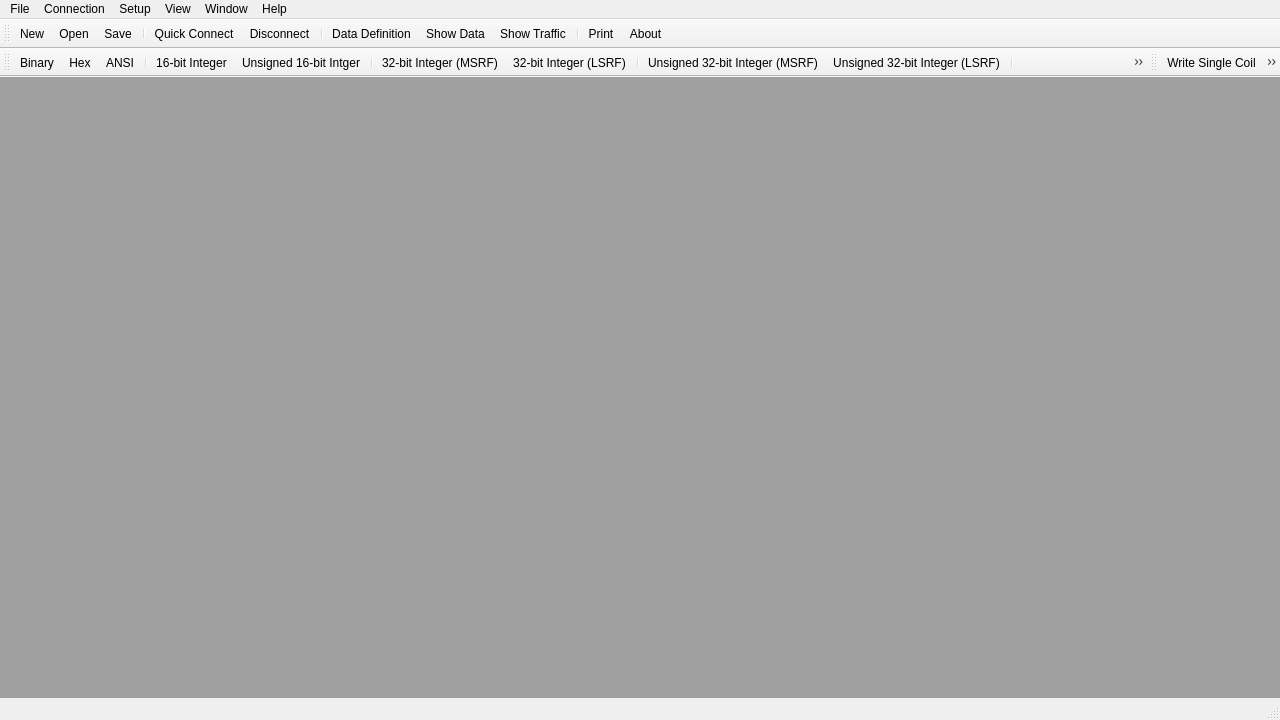
<?xml version="1.0" encoding="UTF-8"?>
<ui version="4.0">
 <class>MainWindow</class>
 <widget class="QMainWindow" name="MainWindow">
  <property name="geometry">
   <rect>
    <x>0</x>
    <y>0</y>
    <width>1280</width>
    <height>720</height>
   </rect>
  </property>
  <property name="windowTitle">
   <string>Open ModScan</string>
  </property>
  <property name="windowIcon">
   <iconset resource="../app/resources.qrc">
    <normaloff>:/res/omodscan.png</normaloff>:/res/omodscan.png</iconset>
  </property>
  <widget class="QWidget" name="centralwidget">
   <layout class="QHBoxLayout" name="horizontalLayout">
    <property name="leftMargin">
     <number>0</number>
    </property>
    <property name="topMargin">
     <number>0</number>
    </property>
    <property name="rightMargin">
     <number>0</number>
    </property>
    <property name="bottomMargin">
     <number>0</number>
    </property>
    <item>
     <widget class="QMdiArea" name="mdiArea">
      <property name="tabsClosable">
       <bool>true</bool>
      </property>
      <property name="tabsMovable">
       <bool>true</bool>
      </property>
     </widget>
    </item>
   </layout>
  </widget>
  <widget class="QMenuBar" name="menubar">
   <property name="geometry">
    <rect>
     <x>0</x>
     <y>0</y>
     <width>1280</width>
     <height>21</height>
    </rect>
   </property>
   <widget class="QMenu" name="menuFile">
    <property name="title">
     <string>File</string>
    </property>
    <addaction name="actionNew"/>
    <addaction name="actionOpen"/>
    <addaction name="actionMbmapLibrary"/>
    <addaction name="actionClose"/>
    <addaction name="actionCloseAll"/>
    <addaction name="actionSave"/>
    <addaction name="actionSaveAs"/>
    <addaction name="separator"/>
    <addaction name="actionPrint"/>
    <addaction name="actionPrintSetup"/>
    <addaction name="separator"/>
    <addaction name="actionRecentFile"/>
    <addaction name="separator"/>
    <addaction name="actionExit"/>
   </widget>
   <widget class="QMenu" name="menuConnection">
    <property name="title">
     <string>Connection</string>
    </property>
    <widget class="QMenu" name="menuAutoStart">
     <property name="title">
      <string>Auto-Start</string>
     </property>
     <addaction name="actionEnable"/>
     <addaction name="actionDisable"/>
     <addaction name="separator"/>
     <addaction name="actionSaveConfig"/>
     <addaction name="actionRestoreNow"/>
    </widget>
    <addaction name="actionConnect"/>
    <addaction name="actionDisconnect"/>
    <addaction name="separator"/>
    <addaction name="menuAutoStart"/>
    <addaction name="actionQuickConnect"/>
    <addaction name="separator"/>
    <addaction name="actionModbusScanner"/>
   </widget>
   <widget class="QMenu" name="menuSetup">
    <property name="title">
     <string>Setup</string>
    </property>
    <widget class="QMenu" name="menuDisplayOptions">
     <property name="title">
      <string>Display Options</string>
     </property>
     <addaction name="actionShowData"/>
     <addaction name="actionShowTraffic"/>
     <addaction name="separator"/>
     <addaction name="actionBinary"/>
     <addaction name="actionHex"/>
     <addaction name="actionAnsi"/>
     <addaction name="actionInt16"/>
     <addaction name="actionUInt16"/>
     <addaction name="actionInt32"/>
     <addaction name="actionSwappedInt32"/>
     <addaction name="actionUInt32"/>
     <addaction name="actionSwappedUInt32"/>
     <addaction name="actionInt64"/>
     <addaction name="actionSwappedInt64"/>
     <addaction name="actionUInt64"/>
     <addaction name="actionSwappedUInt64"/>
     <addaction name="actionFloatingPt"/>
     <addaction name="actionSwappedFP"/>
     <addaction name="actionDblFloat"/>
     <addaction name="actionSwappedDbl"/>
     <addaction name="separator"/>
     <addaction name="actionSwapBytes"/>
    </widget>
    <widget class="QMenu" name="menuExtended">
     <property name="title">
      <string>Extended</string>
     </property>
     <addaction name="actionWriteSingleCoil"/>
     <addaction name="actionWriteHoldingRegister"/>
     <addaction name="actionForceCoils"/>
     <addaction name="actionPresetRegs"/>
     <addaction name="actionMaskWrite"/>
     <addaction name="actionUserMsg"/>
     <addaction name="separator"/>
     <addaction name="actionMsgParser"/>
     <addaction name="actionAddressScan"/>
    </widget>
    <addaction name="actionDataDefinition"/>
    <addaction name="menuDisplayOptions"/>
    <addaction name="menuExtended"/>
    <addaction name="separator"/>
    <addaction name="actionTextCapture"/>
    <addaction name="actionCaptureOff"/>
    <addaction name="separator"/>
    <addaction name="actionResetCtrs"/>
   </widget>
   <widget class="QMenu" name="menuView">
    <property name="title">
     <string>View</string>
    </property>
    <widget class="QMenu" name="menuConfig">
     <property name="title">
      <string>Config</string>
     </property>
     <widget class="QMenu" name="menuColors">
      <property name="title">
       <string>Colors</string>
      </property>
      <addaction name="actionBackground"/>
      <addaction name="actionForeground"/>
      <addaction name="actionStatus"/>
     </widget>
     <addaction name="menuColors"/>
     <addaction name="actionFont"/>
    </widget>
    <widget class="QMenu" name="menuLanguage">
     <property name="title">
      <string>Language</string>
     </property>
     <addaction name="actionEnglish"/>
     <addaction name="actionRussian"/>
     <addaction name="actionItalian"/>
     <addaction name="actionChineseCN"/>
     <addaction name="actionChineseTW"/>
    </widget>
    <addaction name="actionTabbedView"/>
    <addaction name="separator"/>
    <addaction name="actionToolbar"/>
    <addaction name="actionStatusBar"/>
    <addaction name="actionDisplayBar"/>
    <addaction name="actionWriteBar"/>
    <addaction name="separator"/>
    <addaction name="menuConfig"/>
    <addaction name="menuLanguage"/>
   </widget>
   <widget class="QMenu" name="menuWindow">
    <property name="title">
     <string>Window</string>
    </property>
    <addaction name="actionCascade"/>
    <addaction name="actionTile"/>
    <addaction name="separator"/>
    <addaction name="actionWindows"/>
   </widget>
   <widget class="QMenu" name="menuHelp">
    <property name="title">
     <string>Help</string>
    </property>
    <addaction name="actionAbout"/>
   </widget>
   <addaction name="menuFile"/>
   <addaction name="menuConnection"/>
   <addaction name="menuSetup"/>
   <addaction name="menuView"/>
   <addaction name="menuWindow"/>
   <addaction name="menuHelp"/>
  </widget>
  <widget class="QStatusBar" name="statusbar"/>
  <widget class="QToolBar" name="toolBarMain">
   <property name="windowTitle">
    <string>Main Bar</string>
   </property>
   <property name="iconSize">
    <size>
     <width>24</width>
     <height>24</height>
    </size>
   </property>
   <property name="toolButtonStyle">
    <enum>Qt::ToolButtonStyle::ToolButtonIconOnly</enum>
   </property>
   <attribute name="toolBarArea">
    <enum>TopToolBarArea</enum>
   </attribute>
   <attribute name="toolBarBreak">
    <bool>false</bool>
   </attribute>
   <addaction name="actionNew"/>
   <addaction name="actionOpen"/>
   <addaction name="actionSave"/>
   <addaction name="separator"/>
   <addaction name="actionQuickConnect"/>
   <addaction name="actionDisconnect"/>
   <addaction name="separator"/>
   <addaction name="actionDataDefinition"/>
   <addaction name="actionShowData"/>
   <addaction name="actionShowTraffic"/>
   <addaction name="separator"/>
   <addaction name="actionPrint"/>
   <addaction name="actionAbout"/>
  </widget>
  <widget class="QToolBar" name="toolBarDisplay">
   <property name="windowTitle">
    <string>Display Bar</string>
   </property>
   <property name="iconSize">
    <size>
     <width>24</width>
     <height>24</height>
    </size>
   </property>
   <attribute name="toolBarArea">
    <enum>TopToolBarArea</enum>
   </attribute>
   <attribute name="toolBarBreak">
    <bool>true</bool>
   </attribute>
   <addaction name="actionBinary"/>
   <addaction name="actionHex"/>
   <addaction name="actionAnsi"/>
   <addaction name="separator"/>
   <addaction name="actionInt16"/>
   <addaction name="actionUInt16"/>
   <addaction name="separator"/>
   <addaction name="actionInt32"/>
   <addaction name="actionSwappedInt32"/>
   <addaction name="separator"/>
   <addaction name="actionUInt32"/>
   <addaction name="actionSwappedUInt32"/>
   <addaction name="separator"/>
   <addaction name="actionInt64"/>
   <addaction name="actionSwappedInt64"/>
   <addaction name="separator"/>
   <addaction name="actionUInt64"/>
   <addaction name="actionSwappedUInt64"/>
   <addaction name="separator"/>
   <addaction name="actionFloatingPt"/>
   <addaction name="actionSwappedFP"/>
   <addaction name="separator"/>
   <addaction name="actionDblFloat"/>
   <addaction name="actionSwappedDbl"/>
   <addaction name="separator"/>
   <addaction name="actionSwapBytes"/>
  </widget>
  <widget class="QToolBar" name="toolBarWrite">
   <property name="windowTitle">
    <string>Write Bar</string>
   </property>
   <attribute name="toolBarArea">
    <enum>TopToolBarArea</enum>
   </attribute>
   <attribute name="toolBarBreak">
    <bool>false</bool>
   </attribute>
   <addaction name="actionWriteSingleCoil"/>
   <addaction name="actionWriteHoldingRegister"/>
   <addaction name="actionForceCoils"/>
   <addaction name="actionPresetRegs"/>
   <addaction name="actionMaskWrite"/>
   <addaction name="separator"/>
   <addaction name="actionUserMsg"/>
  </widget>
  <action name="actionNew">
   <property name="icon">
    <iconset resource="../app/resources.qrc">
     <normaloff>:/res/actionNew.png</normaloff>:/res/actionNew.png</iconset>
   </property>
   <property name="text">
    <string>New</string>
   </property>
   <property name="shortcut">
    <string notr="true">Ctrl+N</string>
   </property>
  </action>
  <action name="actionOpen">
   <property name="icon">
    <iconset resource="../app/resources.qrc">
     <normaloff>:/res/actionOpen.png</normaloff>:/res/actionOpen.png</iconset>
   </property>
   <property name="text">
    <string>Open...</string>
   </property>
   <property name="shortcut">
    <string notr="true">Ctrl+O</string>
   </property>
  </action>
  <action name="actionMbmapLibrary">
   <property name="text">
    <string>Device Map Library...</string>
   </property>
   <property name="toolTip">
    <string>Open a device map from the mbmap-library</string>
   </property>
  </action>
  <action name="actionClose">
   <property name="text">
    <string>Close</string>
   </property>
  </action>
  <action name="actionSave">
   <property name="icon">
    <iconset resource="../app/resources.qrc">
     <normaloff>:/res/actionSaveAs.png</normaloff>:/res/actionSaveAs.png</iconset>
   </property>
   <property name="text">
    <string>Save</string>
   </property>
   <property name="shortcut">
    <string notr="true">Ctrl+S</string>
   </property>
  </action>
  <action name="actionSaveAs">
   <property name="text">
    <string>Save As...</string>
   </property>
  </action>
  <action name="actionPrint">
   <property name="icon">
    <iconset resource="../app/resources.qrc">
     <normaloff>:/res/actionPrint.png</normaloff>:/res/actionPrint.png</iconset>
   </property>
   <property name="text">
    <string>Print...</string>
   </property>
   <property name="shortcut">
    <string notr="true">Ctrl+P</string>
   </property>
  </action>
  <action name="actionPrintSetup">
   <property name="text">
    <string>Print Setup...</string>
   </property>
  </action>
  <action name="actionRecentFile">
   <property name="text">
    <string>Recent File</string>
   </property>
  </action>
  <action name="actionExit">
   <property name="text">
    <string>Exit</string>
   </property>
  </action>
  <action name="actionConnect">
   <property name="text">
    <string>Connect</string>
   </property>
   <property name="shortcut">
    <string notr="true">F5</string>
   </property>
  </action>
  <action name="actionDisconnect">
   <property name="icon">
    <iconset resource="../app/resources.qrc">
     <normaloff>:/res/actionDisconnect.png</normaloff>:/res/actionDisconnect.png</iconset>
   </property>
   <property name="text">
    <string>Disconnect</string>
   </property>
   <property name="shortcut">
    <string notr="true">F6</string>
   </property>
  </action>
  <action name="actionEnable">
   <property name="text">
    <string>Enable</string>
   </property>
  </action>
  <action name="actionDisable">
   <property name="text">
    <string>Disable</string>
   </property>
  </action>
  <action name="actionSaveConfig">
   <property name="text">
    <string>Save Config</string>
   </property>
  </action>
  <action name="actionRestoreNow">
   <property name="text">
    <string>Restore Now</string>
   </property>
  </action>
  <action name="actionQuickConnect">
   <property name="icon">
    <iconset resource="../app/resources.qrc">
     <normaloff>:/res/actionConnect.png</normaloff>:/res/actionConnect.png</iconset>
   </property>
   <property name="text">
    <string>Quick Connect</string>
   </property>
  </action>
  <action name="actionDataDefinition">
   <property name="icon">
    <iconset resource="../app/resources.qrc">
     <normaloff>:/res/actionDefineData.png</normaloff>:/res/actionDefineData.png</iconset>
   </property>
   <property name="text">
    <string>Data Definition</string>
   </property>
  </action>
  <action name="actionShowData">
   <property name="checkable">
    <bool>true</bool>
   </property>
   <property name="icon">
    <iconset resource="../app/resources.qrc">
     <normaloff>:/res/actionShowData.png</normaloff>:/res/actionShowData.png</iconset>
   </property>
   <property name="text">
    <string>Show Data</string>
   </property>
  </action>
  <action name="actionShowTraffic">
   <property name="checkable">
    <bool>true</bool>
   </property>
   <property name="icon">
    <iconset resource="../app/resources.qrc">
     <normaloff>:/res/actionShowTraffic.png</normaloff>:/res/actionShowTraffic.png</iconset>
   </property>
   <property name="text">
    <string>Show Traffic</string>
   </property>
  </action>
  <action name="actionBinary">
   <property name="checkable">
    <bool>true</bool>
   </property>
   <property name="icon">
    <iconset resource="../app/resources.qrc">
     <normaloff>:/res/actionBinary.png</normaloff>:/res/actionBinary.png</iconset>
   </property>
   <property name="text">
    <string>Binary</string>
   </property>
   <property name="shortcut">
    <string notr="true">Ctrl+1</string>
   </property>
  </action>
  <action name="actionHex">
   <property name="checkable">
    <bool>true</bool>
   </property>
   <property name="icon">
    <iconset resource="../app/resources.qrc">
     <normaloff>:/res/actionHex.png</normaloff>:/res/actionHex.png</iconset>
   </property>
   <property name="text">
    <string>Hex</string>
   </property>
   <property name="shortcut">
    <string notr="true">Ctrl+2</string>
   </property>
  </action>
  <action name="actionUInt16">
   <property name="checkable">
    <bool>true</bool>
   </property>
   <property name="icon">
    <iconset resource="../app/resources.qrc">
     <normaloff>:/res/actionUInt16.png</normaloff>:/res/actionUInt16.png</iconset>
   </property>
   <property name="text">
    <string>Unsigned 16-bit Intger</string>
   </property>
   <property name="shortcut">
    <string notr="true">Ctrl+5</string>
   </property>
  </action>
  <action name="actionInt16">
   <property name="checkable">
    <bool>true</bool>
   </property>
   <property name="icon">
    <iconset resource="../app/resources.qrc">
     <normaloff>:/res/actionInt16.png</normaloff>:/res/actionInt16.png</iconset>
   </property>
   <property name="text">
    <string>16-bit Integer</string>
   </property>
   <property name="shortcut">
    <string notr="true">Ctrl+4</string>
   </property>
  </action>
  <action name="actionFloatingPt">
   <property name="checkable">
    <bool>true</bool>
   </property>
   <property name="icon">
    <iconset resource="../app/resources.qrc">
     <normaloff>:/res/actionFloatingPt.png</normaloff>:/res/actionFloatingPt.png</iconset>
   </property>
   <property name="text">
    <string>Float (MSRF)</string>
   </property>
   <property name="toolTip">
    <string>Float (MSRF)</string>
   </property>
   <property name="shortcut">
    <string notr="true">Ctrl+0</string>
   </property>
  </action>
  <action name="actionSwappedFP">
   <property name="checkable">
    <bool>true</bool>
   </property>
   <property name="icon">
    <iconset resource="../app/resources.qrc">
     <normaloff>:/res/actionSwappedFP.png</normaloff>:/res/actionSwappedFP.png</iconset>
   </property>
   <property name="text">
    <string>Float (LSRF)</string>
   </property>
   <property name="toolTip">
    <string>Float (LSRF)</string>
   </property>
   <property name="shortcut">
    <string notr="true">Ctrl+Alt+0</string>
   </property>
  </action>
  <action name="actionDblFloat">
   <property name="checkable">
    <bool>true</bool>
   </property>
   <property name="icon">
    <iconset resource="../app/resources.qrc">
     <normaloff>:/res/actionDblFloat.png</normaloff>:/res/actionDblFloat.png</iconset>
   </property>
   <property name="text">
    <string>Double (MSRF)</string>
   </property>
   <property name="toolTip">
    <string>Double (MSRF)</string>
   </property>
   <property name="shortcut">
    <string notr="true">Ctrl+-</string>
   </property>
  </action>
  <action name="actionSwappedDbl">
   <property name="checkable">
    <bool>true</bool>
   </property>
   <property name="icon">
    <iconset resource="../app/resources.qrc">
     <normaloff>:/res/actionSwappedDbl.png</normaloff>:/res/actionSwappedDbl.png</iconset>
   </property>
   <property name="text">
    <string>Double (LSRF)</string>
   </property>
   <property name="toolTip">
    <string>Double (LSRF)</string>
   </property>
   <property name="shortcut">
    <string notr="true">Ctrl+Alt+-</string>
   </property>
  </action>
  <action name="actionForceCoils">
   <property name="icon">
    <iconset resource="../app/resources.qrc">
     <normaloff>:/res/actionForceCoils.png</normaloff>:/res/actionForceCoils.png</iconset>
   </property>
   <property name="text">
    <string>Write Multiple Coils</string>
   </property>
   <property name="toolTip">
    <string>15: Write Multiple Coils</string>
   </property>
  </action>
  <action name="actionPresetRegs">
   <property name="icon">
    <iconset resource="../app/resources.qrc">
     <normaloff>:/res/actionPresetRegs.png</normaloff>:/res/actionPresetRegs.png</iconset>
   </property>
   <property name="text">
    <string>Write Multiple Registers</string>
   </property>
   <property name="toolTip">
    <string>16: Write Multiple Registers</string>
   </property>
  </action>
  <action name="actionMaskWrite">
   <property name="icon">
    <iconset resource="../app/resources.qrc">
     <normaloff>:/res/actionMaskWrite.png</normaloff>:/res/actionMaskWrite.png</iconset>
   </property>
   <property name="text">
    <string>Mask Write Register</string>
   </property>
   <property name="toolTip">
    <string>22: Mask Write Register</string>
   </property>
  </action>
  <action name="actionUserMsg">
   <property name="icon">
    <iconset resource="../app/resources.qrc">
     <normaloff>:/res/actionUserMsg.png</normaloff>:/res/actionUserMsg.png</iconset>
   </property>
   <property name="text">
    <string>User Defined Message</string>
   </property>
   <property name="toolTip">
    <string>User Defined Message</string>
   </property>
  </action>
  <action name="actionTextCapture">
   <property name="text">
    <string>Text Capture</string>
   </property>
  </action>
  <action name="actionCaptureOff">
   <property name="text">
    <string>Capture Off</string>
   </property>
  </action>
  <action name="actionResetCtrs">
   <property name="text">
    <string>Reset Ctrs</string>
   </property>
  </action>
  <action name="actionToolbar">
   <property name="checkable">
    <bool>true</bool>
   </property>
   <property name="text">
    <string>Main Toolbar</string>
   </property>
  </action>
  <action name="actionStatusBar">
   <property name="checkable">
    <bool>true</bool>
   </property>
   <property name="text">
    <string>Status Bar</string>
   </property>
  </action>
  <action name="actionDisplayBar">
   <property name="checkable">
    <bool>true</bool>
   </property>
   <property name="text">
    <string>Dsiplay Bar</string>
   </property>
  </action>
  <action name="actionBackground">
   <property name="text">
    <string>Background</string>
   </property>
  </action>
  <action name="actionForeground">
   <property name="text">
    <string>Foreground</string>
   </property>
  </action>
  <action name="actionStatus">
   <property name="text">
    <string>Status</string>
   </property>
  </action>
  <action name="actionFont">
   <property name="text">
    <string>Font</string>
   </property>
  </action>
  <action name="actionCascade">
   <property name="text">
    <string>Cascade</string>
   </property>
  </action>
  <action name="actionTile">
   <property name="text">
    <string>Tile</string>
   </property>
  </action>
  <action name="actionAbout">
   <property name="icon">
    <iconset resource="../app/resources.qrc">
     <normaloff>:/res/actionAbout.png</normaloff>:/res/actionAbout.png</iconset>
   </property>
   <property name="text">
    <string>About Open ModScan...</string>
   </property>
   <property name="iconText">
    <string>About</string>
   </property>
  </action>
  <action name="actionWindows">
   <property name="text">
    <string>Windows...</string>
   </property>
  </action>
  <action name="actionEnglish">
   <property name="checkable">
    <bool>true</bool>
   </property>
   <property name="text">
    <string notr="true">English</string>
   </property>
   <property name="iconText">
    <string notr="true">English</string>
   </property>
  </action>
  <action name="actionItalian">
   <property name="checkable">
    <bool>true</bool>
   </property>
   <property name="text">
    <string notr="true">Italiano</string>
   </property>
  </action>
  <action name="actionRussian">
   <property name="checkable">
    <bool>true</bool>
   </property>
   <property name="text">
    <string notr="true">Русский</string>
   </property>
   <property name="iconText">
    <string notr="true">Русский</string>
   </property>
  </action>
  <action name="actionAddressScan">
   <property name="text">
    <string>Address scan</string>
   </property>
   <property name="shortcut">
    <string notr="true">F10</string>
   </property>
  </action>
  <action name="actionSwapBytes">
   <property name="checkable">
    <bool>true</bool>
   </property>
   <property name="icon">
    <iconset resource="../app/resources.qrc">
     <normaloff>:/res/actionByteOrder.png</normaloff>:/res/actionByteOrder.png</iconset>
   </property>
   <property name="text">
    <string>Swap Bytes (0xAB → 0xBA)</string>
   </property>
   <property name="toolTip">
    <string>Swap Bytes (0xAB → 0xBA)</string>
   </property>
  </action>
  <action name="actionModbusScanner">
   <property name="text">
    <string>MODBUS Scanner</string>
   </property>
   <property name="toolTip">
    <string>MODBUS Scanner</string>
   </property>
   <property name="shortcut">
    <string notr="true">F3</string>
   </property>
  </action>
  <action name="actionInt32">
   <property name="checkable">
    <bool>true</bool>
   </property>
   <property name="icon">
    <iconset resource="../app/resources.qrc">
     <normaloff>:/res/actionInt32.png</normaloff>:/res/actionInt32.png</iconset>
   </property>
   <property name="text">
    <string>32-bit Integer (MSRF)</string>
   </property>
   <property name="toolTip">
    <string>32-bit Integer (MSRF)</string>
   </property>
   <property name="shortcut">
    <string notr="true">Ctrl+6</string>
   </property>
  </action>
  <action name="actionSwappedInt32">
   <property name="checkable">
    <bool>true</bool>
   </property>
   <property name="icon">
    <iconset resource="../app/resources.qrc">
     <normaloff>:/res/actionSwappedInt32.png</normaloff>:/res/actionSwappedInt32.png</iconset>
   </property>
   <property name="text">
    <string>32-bit Integer (LSRF)</string>
   </property>
   <property name="toolTip">
    <string>32-bit Integer (LSRF)</string>
   </property>
   <property name="shortcut">
    <string notr="true">Ctrl+Alt+6</string>
   </property>
  </action>
  <action name="actionUInt32">
   <property name="checkable">
    <bool>true</bool>
   </property>
   <property name="icon">
    <iconset resource="../app/resources.qrc">
     <normaloff>:/res/actionUInt32.png</normaloff>:/res/actionUInt32.png</iconset>
   </property>
   <property name="text">
    <string>Unsigned 32-bit Integer (MSRF)</string>
   </property>
   <property name="toolTip">
    <string>Unsigned 32-bit Integer (MSRF)</string>
   </property>
   <property name="shortcut">
    <string notr="true">Ctrl+7</string>
   </property>
  </action>
  <action name="actionSwappedUInt32">
   <property name="checkable">
    <bool>true</bool>
   </property>
   <property name="icon">
    <iconset resource="../app/resources.qrc">
     <normaloff>:/res/actionSwappedUInt32.png</normaloff>:/res/actionSwappedUInt32.png</iconset>
   </property>
   <property name="text">
    <string>Unsigned 32-bit Integer (LSRF)</string>
   </property>
   <property name="toolTip">
    <string>Unsigned 32-bit Integer (LSRF)</string>
   </property>
   <property name="shortcut">
    <string notr="true">Ctrl+Alt+7</string>
   </property>
  </action>
  <action name="actionMsgParser">
   <property name="text">
    <string>Msg Parser</string>
   </property>
   <property name="toolTip">
    <string>Msg Parser</string>
   </property>
   <property name="shortcut">
    <string notr="true">F9</string>
   </property>
  </action>
  <action name="actionInt64">
   <property name="checkable">
    <bool>true</bool>
   </property>
   <property name="icon">
    <iconset resource="../app/resources.qrc">
     <normaloff>:/res/actionInt64.png</normaloff>:/res/actionInt64.png</iconset>
   </property>
   <property name="text">
    <string>64-bit Integer (MSRF)</string>
   </property>
   <property name="toolTip">
    <string>64-bit Integer (MSRF)</string>
   </property>
   <property name="shortcut">
    <string notr="true">Ctrl+8</string>
   </property>
  </action>
  <action name="actionSwappedInt64">
   <property name="checkable">
    <bool>true</bool>
   </property>
   <property name="icon">
    <iconset resource="../app/resources.qrc">
     <normaloff>:/res/actionSwappedInt64.png</normaloff>:/res/actionSwappedInt64.png</iconset>
   </property>
   <property name="text">
    <string>64-bit Integer (LSRF)</string>
   </property>
   <property name="toolTip">
    <string>64-bit Integer (LSRF)</string>
   </property>
   <property name="shortcut">
    <string notr="true">Ctrl+Alt+8</string>
   </property>
  </action>
  <action name="actionUInt64">
   <property name="checkable">
    <bool>true</bool>
   </property>
   <property name="icon">
    <iconset resource="../app/resources.qrc">
     <normaloff>:/res/actionUInt64.png</normaloff>:/res/actionUInt64.png</iconset>
   </property>
   <property name="text">
    <string>Unsigned 64-bit Integer (MSRF)</string>
   </property>
   <property name="toolTip">
    <string>Unsigned 64-bit Integer (MSRF)</string>
   </property>
   <property name="shortcut">
    <string notr="true">Ctrl+9</string>
   </property>
  </action>
  <action name="actionSwappedUInt64">
   <property name="checkable">
    <bool>true</bool>
   </property>
   <property name="icon">
    <iconset resource="../app/resources.qrc">
     <normaloff>:/res/actionSwappedUInt64.png</normaloff>:/res/actionSwappedUInt64.png</iconset>
   </property>
   <property name="text">
    <string>Unsigned 64-bit Integer (LSRF)</string>
   </property>
   <property name="toolTip">
    <string>Unsigned 64-bit Integer (LSRF)</string>
   </property>
   <property name="shortcut">
    <string notr="true">Ctrl+Alt+9</string>
   </property>
  </action>
  <action name="actionChineseCN">
   <property name="checkable">
    <bool>true</bool>
   </property>
   <property name="text">
    <string notr="true">中文</string>
   </property>
   <property name="iconText">
    <string notr="true">中文</string>
   </property>
  </action>
  <action name="actionAnsi">
   <property name="checkable">
    <bool>true</bool>
   </property>
   <property name="icon">
    <iconset resource="../app/resources.qrc">
     <normaloff>:/res/actionAnsi.png</normaloff>:/res/actionAnsi.png</iconset>
   </property>
   <property name="text">
    <string>ANSI</string>
   </property>
  </action>
  <action name="actionChineseTW">
   <property name="checkable">
    <bool>true</bool>
   </property>
   <property name="text">
    <string notr="true">中文(繁体)</string>
   </property>
  </action>
  <action name="actionWriteSingleCoil">
   <property name="icon">
    <iconset resource="../app/resources.qrc">
     <normaloff>:/res/actionWriteSingleCoil.png</normaloff>:/res/actionWriteSingleCoil.png</iconset>
   </property>
   <property name="text">
    <string>Write Single Coil</string>
   </property>
   <property name="toolTip">
    <string>05: Write Single Coil</string>
   </property>
   <property name="menuRole">
    <enum>QAction::MenuRole::NoRole</enum>
   </property>
  </action>
  <action name="actionWriteHoldingRegister">
   <property name="icon">
    <iconset resource="../app/resources.qrc">
     <normaloff>:/res/actionWriteHoldingRegister.png</normaloff>:/res/actionWriteHoldingRegister.png</iconset>
   </property>
   <property name="text">
    <string>Write Holding Register</string>
   </property>
   <property name="toolTip">
    <string>06: Write Holding Register</string>
   </property>
   <property name="menuRole">
    <enum>QAction::MenuRole::NoRole</enum>
   </property>
  </action>
  <action name="actionWriteBar">
   <property name="checkable">
    <bool>true</bool>
   </property>
   <property name="text">
    <string>Write Bar</string>
   </property>
  </action>
  <action name="actionTabbedView">
   <property name="checkable">
    <bool>true</bool>
   </property>
   <property name="text">
    <string>Tabbed View</string>
   </property>
  </action>
  <action name="actionCloseAll">
   <property name="text">
    <string>Close All</string>
   </property>
   <property name="toolTip">
    <string>Close All Windows</string>
   </property>
  </action>
 </widget>
 <resources>
  <include location="../app/resources.qrc"/>
 </resources>
 <connections/>
</ui>
